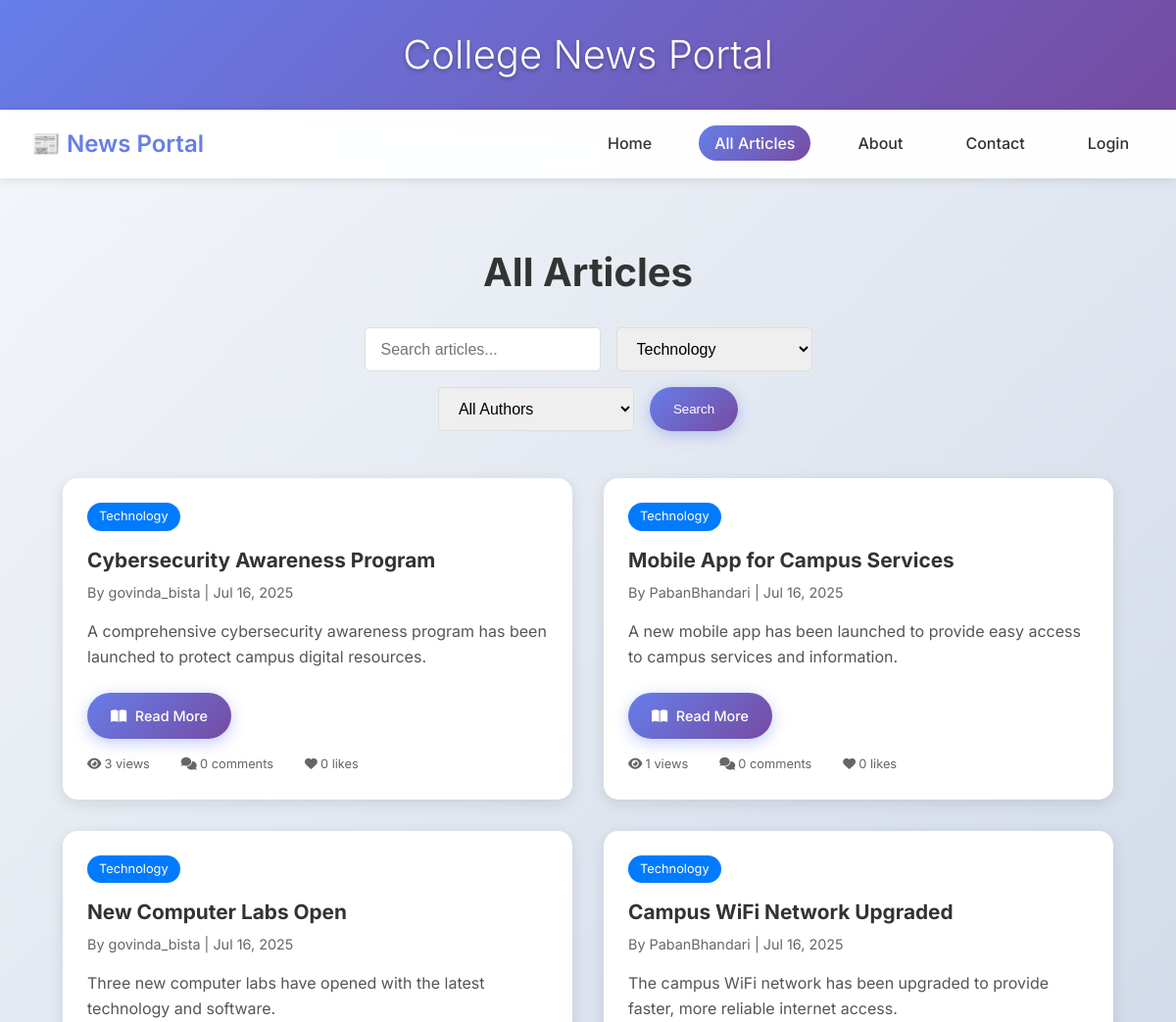
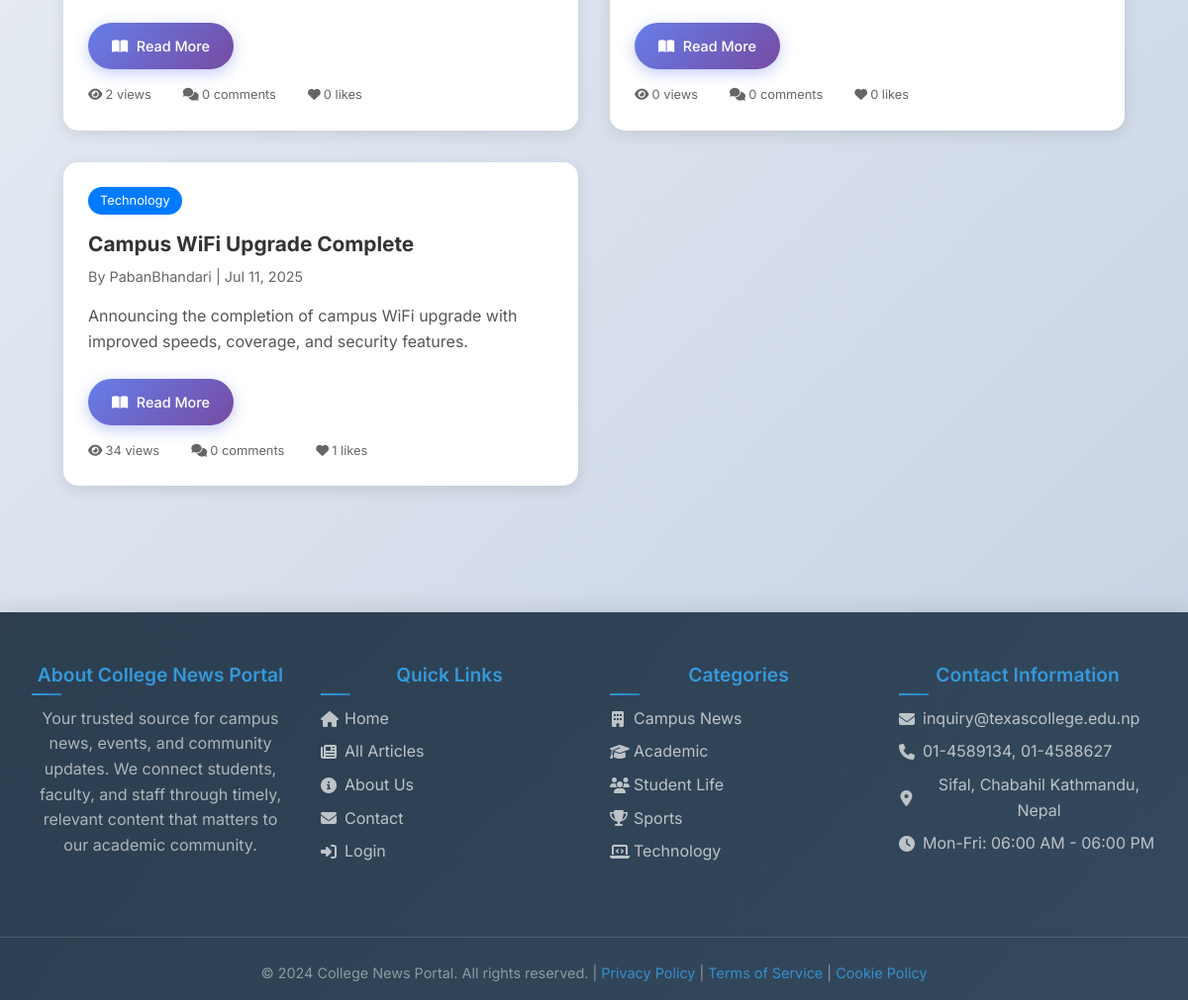
Before: /articles/?category=5 with the older database file (2 pictures, top to bottom).
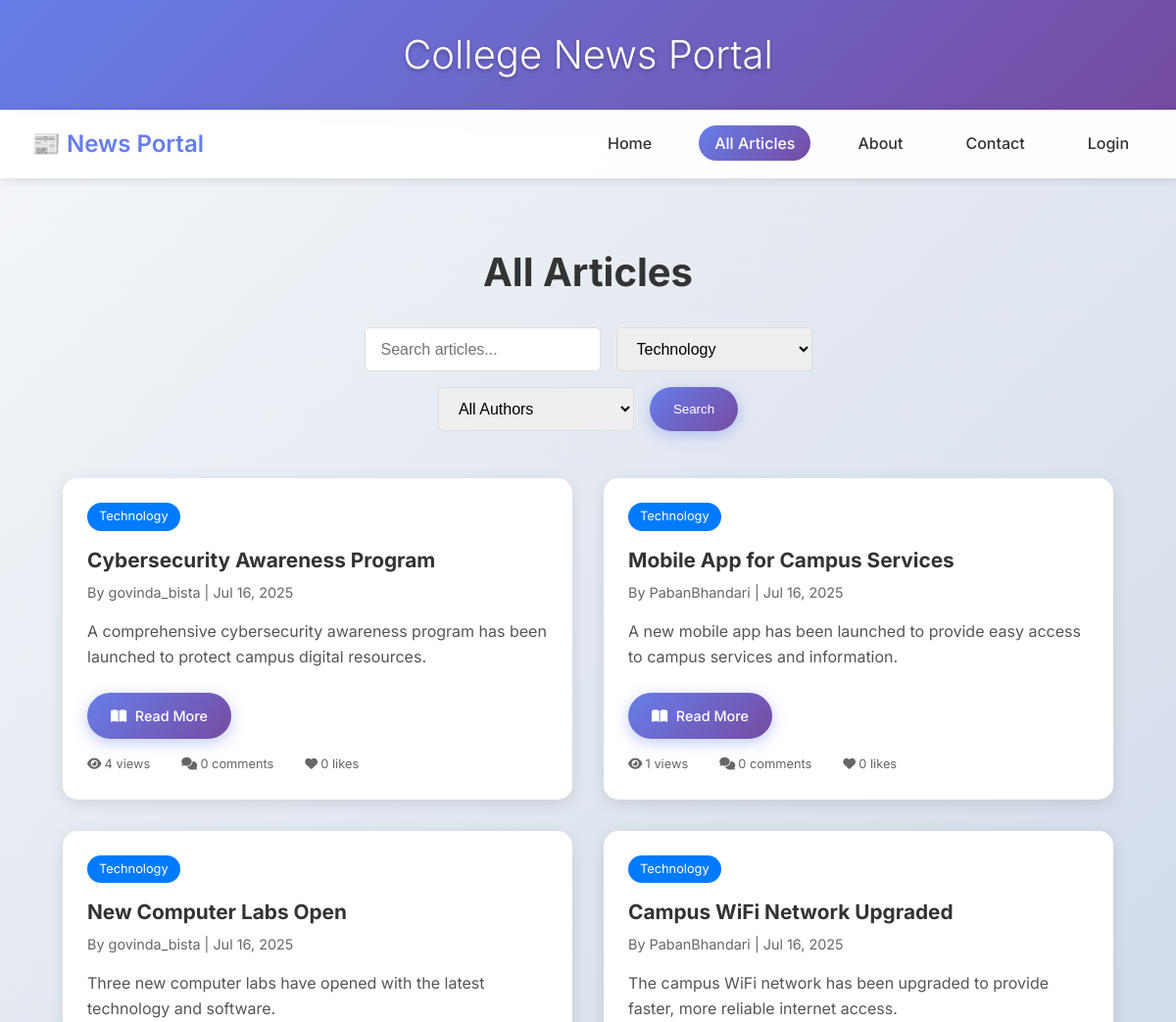
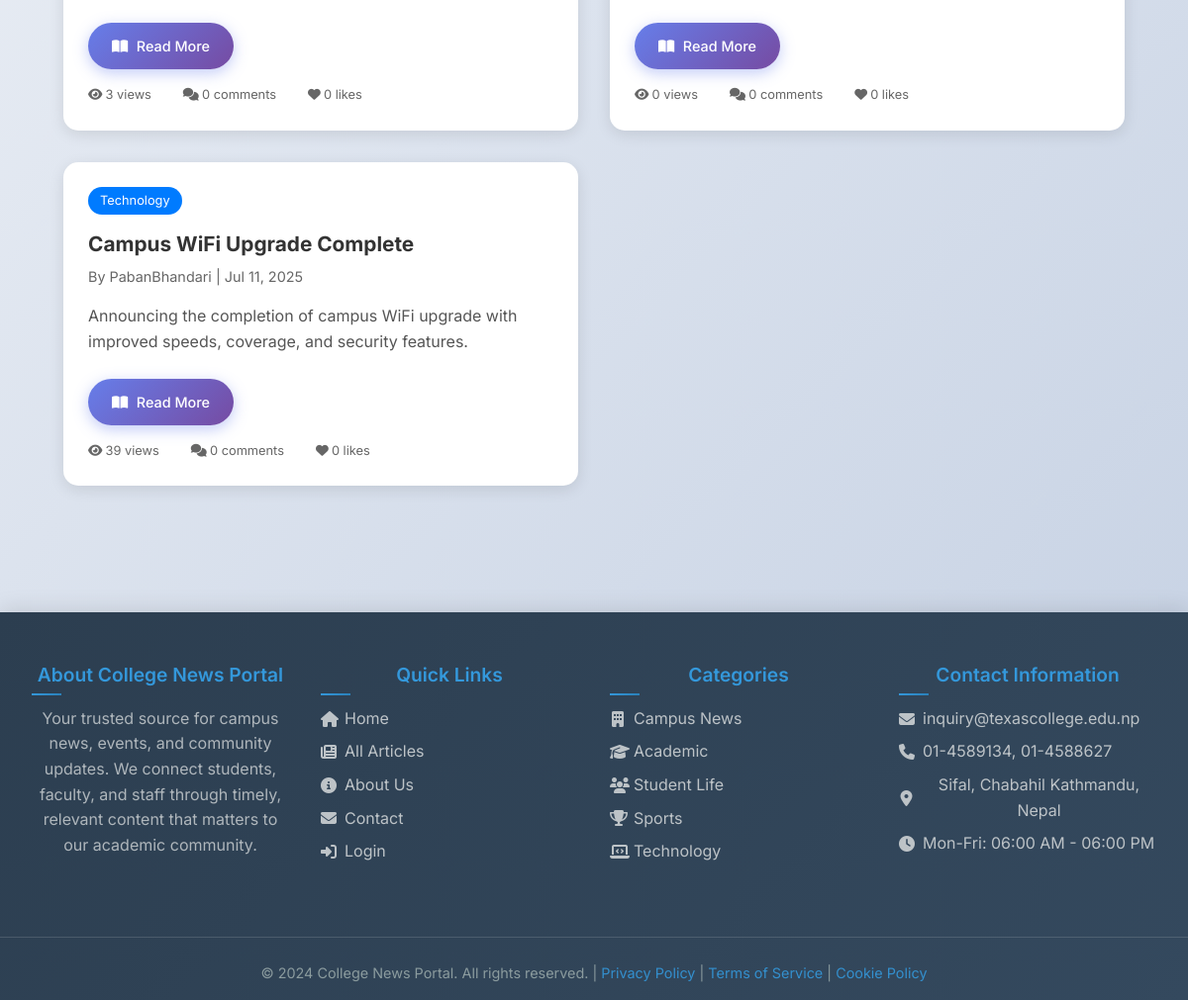
After: the same page with the newer database file (2 pictures, top to bottom).
### news/models.py (models this page shows, shortened)
class NewsArticle(models.Model):
    STATUS_CHOICES = [
        ('draft', 'Draft'),
        ('published', 'Published'),
        ('archived', 'Archived'),
    ]
    title = models.CharField(max_length=200)
    content = models.TextField()
    summary = models.TextField(max_length=500, blank=True)
    author = models.ForeignKey(User, on_delete=models.CASCADE, related_name='articles')
    category = models.ForeignKey(Category, on_delete=models.CASCADE, related_name='articles')
    status = models.CharField(max_length=20, choices=STATUS_CHOICES, default='draft')
    created_at = models.DateTimeField(auto_now_add=True)
    updated_at = models.DateTimeField(auto_now=True)
    published_at = models.DateTimeField(blank=True, null=True)
    views = models.PositiveIntegerField(default=0)
    class Meta:
        ordering = ['-published_at', '-created_at']
    @property
    def like_count(self):
        return self.likes.count()
    @property
    def comment_count(self):
        return self.comments.filter(is_approved=True).count()

class Category(models.Model):
    name = models.CharField(max_length=100)
    description = models.TextField(blank=True)
    created_at = models.DateTimeField(auto_now_add=True)
    class Meta:
        verbose_name_plural = "Categories"

### news/views.py (the view)
# urls.py: path('articles/', views.article_list, name='article_list'),
def article_list(request):
    articles = NewsArticle.objects.filter(status='published')
    category_id = request.GET.get('category')
    search_query = request.GET.get('search')
    author_id = request.GET.get('author')
    if category_id:
        articles = articles.filter(category_id=category_id)
    if search_query:
        articles = articles.filter(
            Q(title__icontains=search_query) |
            Q(content__icontains=search_query) |
            Q(summary__icontains=search_query)
        )
    if author_id:
        articles = articles.filter(author_id=author_id)
    categories = Category.objects.all()
    authors = User.objects.filter(articles__status='published').distinct()
    paginator = Paginator(articles, 6)  # 6 articles per page
    page = request.GET.get('page')
    try:
        page_obj = paginator.page(page)
    except PageNotAnInteger:
        page_obj = paginator.page(1)
    except EmptyPage:
        page_obj = paginator.page(paginator.num_pages)
    context = {
        'articles': page_obj.object_list,
        'page_obj': page_obj,
        'is_paginated': page_obj.has_other_pages(),
        'categories': categories,
        'selected_category': category_id,
        'search_query': search_query,
        'authors': authors,
        'selected_author': author_id,
    }
    return render(request, 'article_list.html', context)

### news/templates/article_list.html (shortened to what this page needs)
{% extends 'base_home.html' %}
{% block content %}
<div class="articles-container">
    <div class="articles-header">
        <h1>All Articles</h1>
        <div class="search-filter">
            <form method="get" class="search-form">
                <input type="text" name="search" placeholder="Search articles..." value="{{ search_query|default:'' }}">
                <select name="category">
                    {% for category in categories %}
                    <option value="{{ category.id }}" {% if selected_category == category.id|stringformat:"s" %}selected{% endif %}>
                        {{ category.name }}
                    </option>
                    {% endfor %}
                </select>
                <select name="author">
                    <option value="">All Authors</option>
                </select>
                <button type="submit" class="btn btn-primary">Search</button>
            </form>
        </div>
    </div>
    {% if articles %}
    <div class="articles-grid">
        {% for article in articles %}
        <div class="article-card">
            <div class="article-content">
                <div class="article-category">{{ article.category.name }}</div>
                <h3><a href="{% url 'article_detail' article.id %}">{{ article.title }}</a></h3>
                <p class="article-meta">
                    By {{ article.author.username }} | {{ article.published_at|date:"M d, Y" }}
                </p>
                <div class="article-summary-container">
                    <p class="article-summary" id="summary-{{ article.id }}">
                        {{ article.summary|default:article.content|truncatewords:20 }}
                    </p>
                    <a href="{% url 'article_detail' article.id %}" class="read-more-btn">
                        <i class="fas fa-book-open"></i> Read More
                    </a>
                </div>
                <div class="article-stats">
                    <span><i class="fas fa-eye"></i> {{ article.views }} views</span>
                    <span><i class="fas fa-comments"></i> {{ article.comment_count }} comments</span>
                    <span><i class="fas fa-heart"></i> {{ article.like_count }} likes</span>
                </div>
            </div>
        </div>
        {% endfor %}
    </div>
    {% else %}
    <div class="no-articles">
        <h3>No articles found</h3>
        <p>{% if search_query %}No articles match your search "{{ search_query }}".{% else %}No articles are available at the moment.{% endif %}</p>
        <a href="{% url 'article_list' %}" class="btn btn-outline">View All Articles</a>
    </div>
    {% endif %}
{% endblock %}

Changed rows visible on the page:
changed NewsArticle "Cybersecurity Awareness Program": views "3" → "4"
changed NewsArticle "New Computer Labs Open": views "2" → "3"
changed NewsArticle "Campus WiFi Upgrade Complete": views "34" → "39"; like_count "1" → "0"
